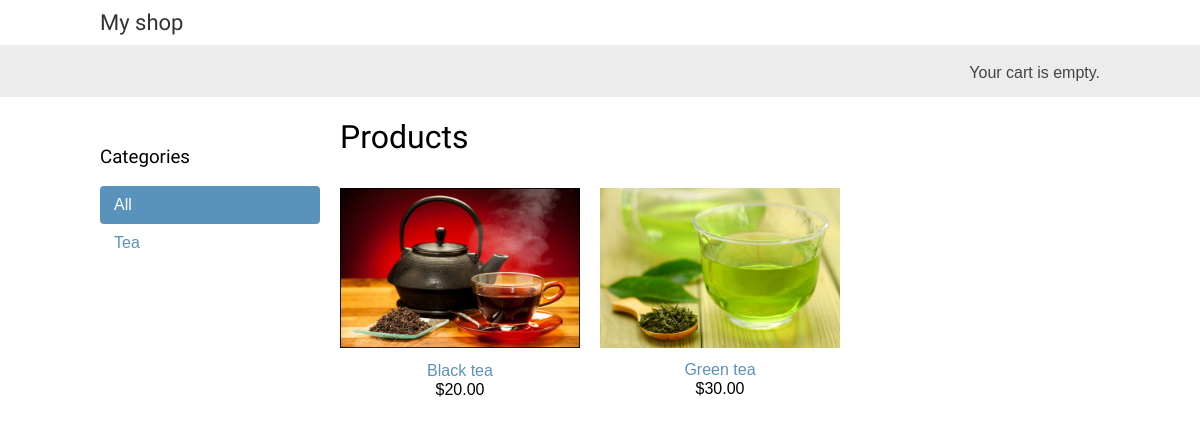
The app's page /, older data.
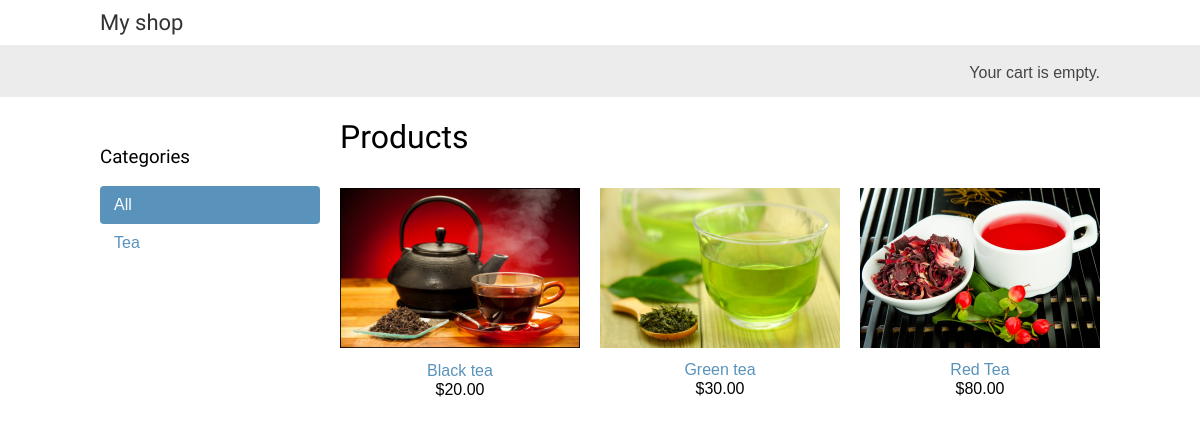
The same page, newer data.
### shop/models.py (models this page shows, shortened)
class Category(models.Model):
    name = models.CharField(max_length=200)
    slug = models.SlugField(max_length=200)
    class Meta:
        ordering = ['name']
        indexes = [
            models.Index(fields=['name']),
        ]
        verbose_name = 'category'
        verbose_name_plural = 'categories'
    def get_absolute_url(self):
        return reverse('shop:product_list_by_category',
                        args = [self.slug])

class  Product(models.Model):
    category = models.ForeignKey(Category,
                              related_name='products',
                              on_delete=models.CASCADE)
    name = models.CharField(max_length=200)
    slug = models.SlugField(max_length=200)
    image = models.ImageField(upload_to = 'products/%Y/%m/%d',
                              blank=True)
    description = models.TextField(blank=True)
    price = models.DecimalField(max_digits=10,
                                decimal_places=2)
    available = models.BooleanField(default=True)
    created = models.DateTimeField(auto_now_add=True)
    updated = models.DateTimeField(auto_now=True)
    class Meta:
        ordering = ['name']
        indexes = [
            models.Index(fields=['id','slug']),
            models.Index(fields=['name']),
            models.Index(fields=['-created']),
        ]
    def get_absolute_url(self):
        return reverse('shop:product_detail', args=[self.id, self.slug])

### shop/views.py (the view)
# urls.py: path('', views.product_list, name='product_list'),
def product_list(request, category_slug=None):
    category = None
    categories = Category.objects.all()
    products = Product.objects.filter(available=True)
    if category_slug:
        category = get_object_or_404(Category,
                                     slug = category_slug)
        products = products.filter(category=category)
    return render(request, 'shop/product/list.html',
                  {'category':category,
                   'categories':categories,
                    'products':products})

### cart/cart.py (called while the page is built)
    def __len__(self):
        return sum(item['quantity'] for item in self.cart.values())

### cart/context_processors.py (called while the page is built)
def cart(request):
    return {'cart':Cart(request)}

### shop/templates/shop/product/list.html (shortened to what this page needs)
{% extends "shop/base.html" %}
{% load static %}
{% block content %}
    <div id="sidebar">
        <h3>Categories</h3>
        <ul>
            <li {% if not category %}class="selected"{% endif %}>
                <a href="{% url "shop:product_list"%}">All</a>
            </li>
            {% for c in categories %}
                <li >
                <a href="{{ c.get_absolute_url }}">{{ c.name }} </a>
                </li>
            {% endfor %}
        </ul>
    </div>
    <div id="main" class="product-list">
        <h1>{% if category %}{{ category.name }}{% else %} Products
            {% endif %}</h1>
            {% for product in products %}
            <div class="item">
                <a href="{{ product.get_absolute_url }}">
    <img src="{% if product.image %}{{ product.image.url }}{% else %} {% static "img/no_image.png" %}{% endif %}">
                </a>
                <a href="{{ product.get_absolute_url }}">{{product.name}}</a>
                <br>
                ${{ product.price }}
            </div>
            {% endfor %}
    </div>
{% endblock %}

### shop/templates/shop/base.html (shortened to what this page needs)
{% load static %}
<!DOCTYPE html>
<html>
    <head>
        <link href="{% static "css/base.css" %}" rel="stylesheet">
    </head>
    <body>
        <div id="header">
            <a href="/" class="logo">My shop</a>
        </div>
        <div id="subheader">
            <div class="cart">
           {% with total_items=cart|length %}
            {% if total_items > 0 %}
               Your cart:
               <a href={% url "cart:cart_detail" %}>
                {{ total_items }} item{{total_items|pluralize}},
                ${{ cart.get_total_price }}
               </a>
               {% elif not order  %}
               Your cart is empty.
            {% endif %}
           {% endwith %}
            </div>
            </div>
        <div id="content">
            {% block content %}
            {% endblock %}
        </div>
    </body>
</html>

### shop/static/css/base.css (style rules this page uses)
body { margin:0; padding:0; font-family:helvetica, sans-serif; }
h1, h2, h3, h4, h5 , h6 { font-family: 'Ubuntu', sans-serif; font-weight:normal; }
a { text-decoration:none; color:#5993bb; }
#header { padding:10px 100px; font-size:18px; overflow:auto; }
#subheader { background:#ececec; color:#444; padding:15px 100px; overflow:auto; }
#header .logo { font-family: 'Ubuntu', sans-serif; float:left; color:#333; font-size:22px; margin-right:10%; }
#subheader .cart { float:right; padding-top:4px; }
#content { padding:0 100px; overflow:hidden; }
#sidebar { width:220px; padding:30px 20px 0 0; float:left; }
#sidebar ul { margin:0; padding:0; }
#sidebar ul li { margin:0; list-style:none; padding:10px 14px; }
#sidebar ul li a { display:block; }
#sidebar ul li.selected { background:#5993bb; border-radius:4px; }
#sidebar ul li.selected a { color:#fff; }
#main { float:left; width: 96%; margin-right:-220px; overflow:hidden; }
.product-list .item { width:25%; padding:10px 20px 10px 0; float:left; text-align:center; line-height:1.2; }
.product-list .item img { width:100%; margin-bottom:8px; }

Row changes from the older to the newer data that the page shows:
added Product: image (picture), name "Red Tea", price "80.00"
